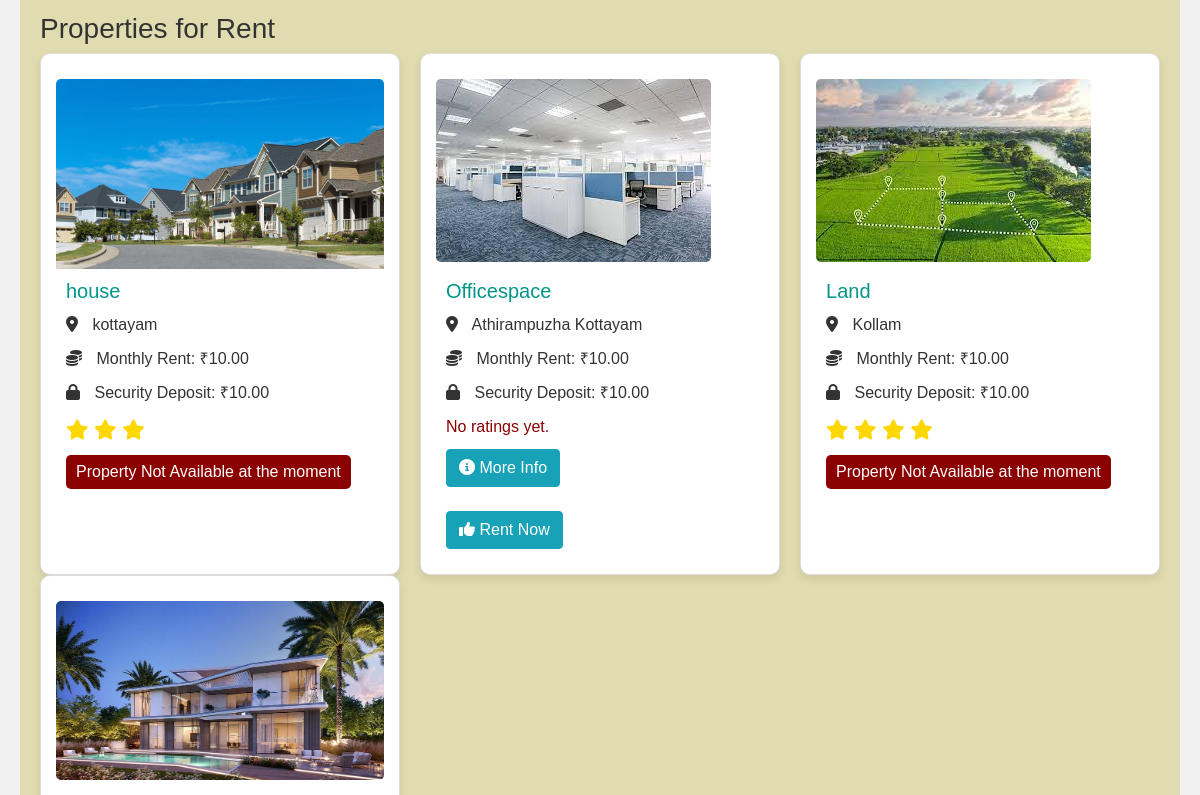
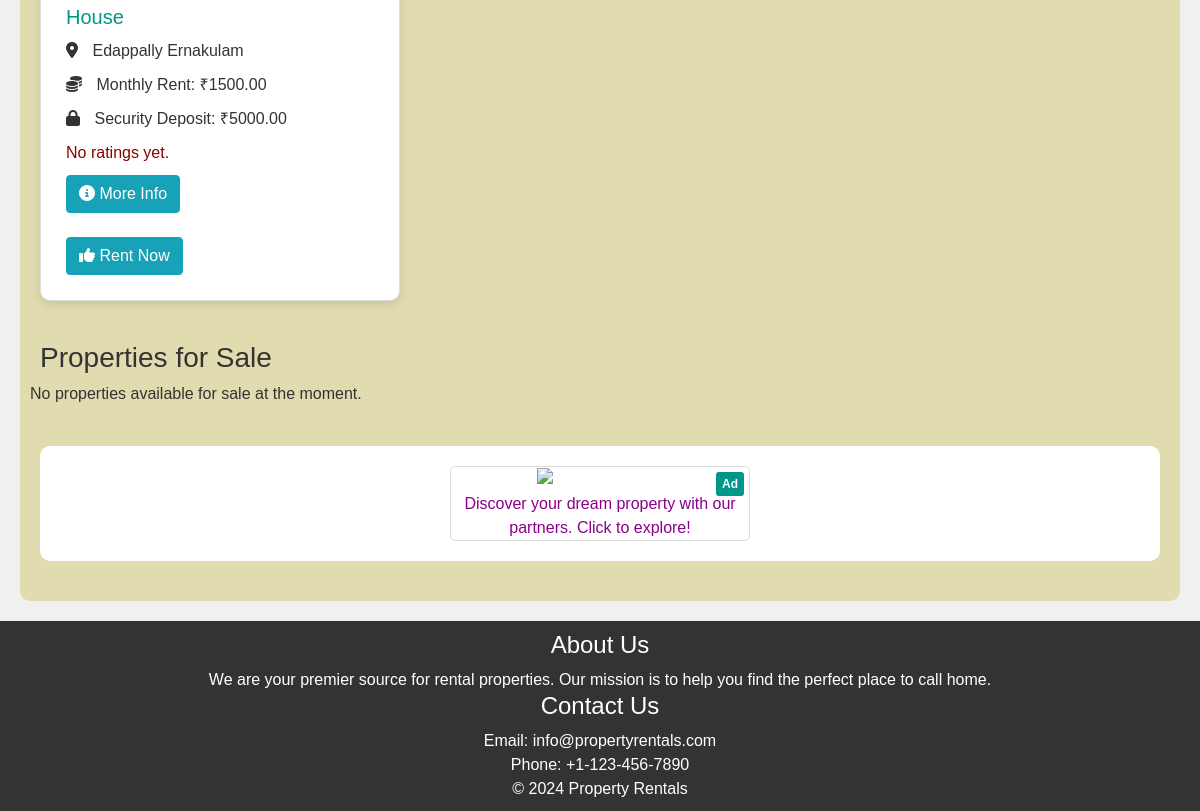
/ (lower part), run on an earlier commit of the app's database (2 pictures, top to bottom).
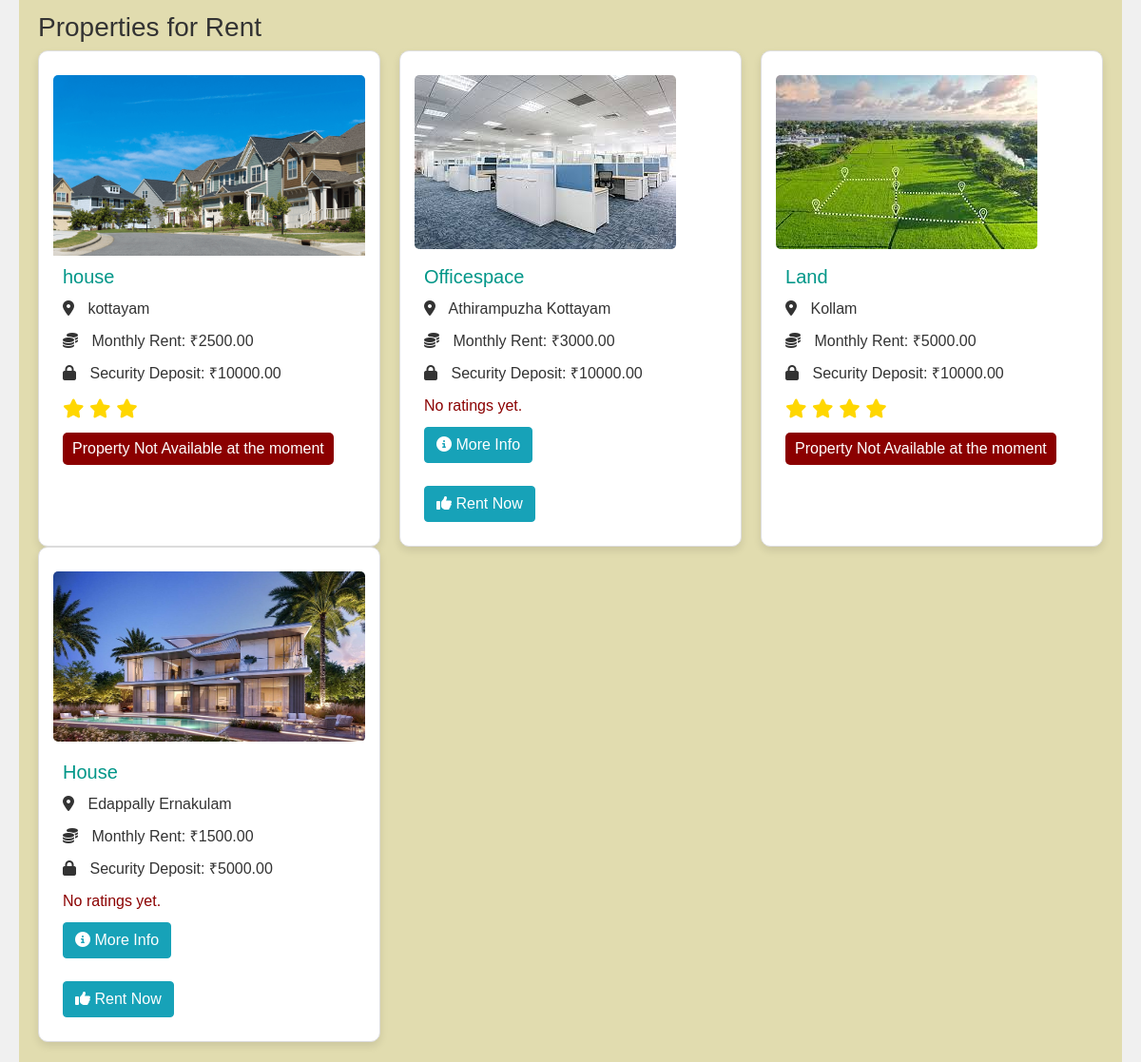
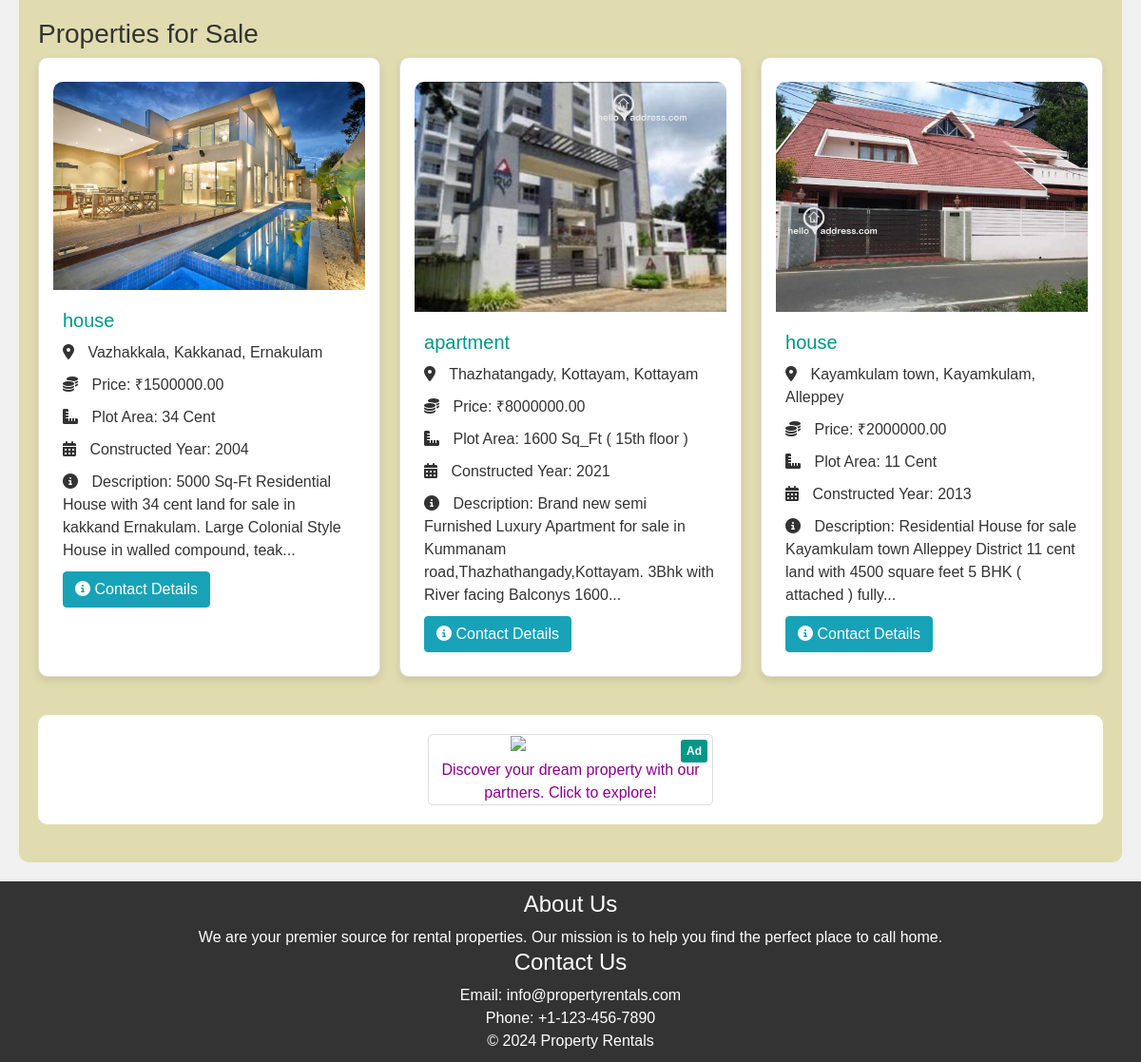
And on a later commit of the database (2 pictures, top to bottom).
### rental/models.py (models this page shows, shortened)
class PropertyImage(models.Model):
    property = models.ForeignKey(Property, on_delete=models.CASCADE)
    category = models.CharField(max_length=20)  # Add a category field
    image = models.ImageField(upload_to='property_images/')

class Property(models.Model):
    property_owner = models.ForeignKey(
        get_user_model(),
        on_delete=models.CASCADE
    )
    property_type = models.CharField(max_length=20, choices=[('apartment', 'Apartment'), ('house', 'House'), ('office', 'Office')])
    address = models.CharField(max_length=255)
    monthly_rent = models.DecimalField(max_digits=10, decimal_places=2)
    security_deposit = models.DecimalField(max_digits=10, decimal_places=2)
    lease_duration = models.CharField(max_length=20, choices=[('1 year', '1 Year'), ('month-to-month', 'Month-to-Month')])
    availability_date = models.DateField()
    APPROVAL_CHOICES = [
        ('pending', 'Pending'),
        ('approved', 'Approved'),
        ('rejected', 'Rejected'),
    ]
    approval_status = models.CharField(
        max_length=20,
        choices=APPROVAL_CHOICES,
        default='pending',
    )
    deleted = models.BooleanField(default=False)

class Propertysell(models.Model):
    PROPERTY_TYPES = [
        ('house', 'House'),
        ('apartment', 'Apartment'),
    ]
    VERIFICATION_CHOICES = [
        ('pending', 'Pending'),
        ('verified', 'Verified'),
        ('rejected', 'Rejected'),
    ]
    user_profile = models.ForeignKey(UserProfile, on_delete=models.CASCADE)
    property_type = models.CharField(max_length=20, choices=PROPERTY_TYPES)
    address = models.CharField(max_length=255)
    sale_price = models.DecimalField(max_digits=10, decimal_places=2)
    description = models.TextField()
    amenities = models.TextField()
    contact_information = models.CharField(max_length=100)
    property_images = models.ImageField(upload_to='property_images/')
    ownership = models.CharField(max_length=20)
    plot_area = models.CharField(max_length=20)
    constructed_year = models.IntegerField()
    ready_to_move = models.BooleanField(default=False)
    state = models.CharField(max_length=100)
    district = models.CharField(max_length=100)
    town = models.CharField(max_length=100)
    locality = models.CharField(max_length=100)
    street = models.CharField(max_length=100)
    verification_status = models.CharField(max_length=20, choices=VERIFICATION_CHOICES, default='pending')

### rental/views.py (the view)
# urls.py: path('', views.index, name='index'),
def index(request):
    filtered_properties = Property.objects.filter(approval_status='Approved')
    properties_for_sale = Propertysell.objects.all()
    property_type = request.GET.get('property_type')
    min_rent = request.GET.get('min_rent')
    max_rent = request.GET.get('max_rent')
    filter_params = Q()
    if property_type:
        filter_params &= Q(property_type=property_type)
    if min_rent:
        filter_params &= Q(monthly_rent__gte=min_rent)
    if max_rent:
        filter_params &= Q(monthly_rent__lte=max_rent)
    filtered_properties = filtered_properties.filter(filter_params)
    for property in filtered_properties:
        property.is_rental_request_accepted = property.rentalrequest_set.filter(status='Accepted').exists()
        property.latest_rating = PropertyFeedback.objects.filter(property=property).aggregate(Avg('rating'))['rating__avg']
    context = {
        'properties': filtered_properties,
        'properties_for_sale': properties_for_sale,
    }
    return render(request, 'index.html', context)

### templates/index.html (shortened to what the changed rows need)
{% load static %}
<!DOCTYPE html>
<html>
<head>
    <link rel="stylesheet" href="https://maxcdn.bootstrapcdn.com/bootstrap/4.5.2/css/bootstrap.min.css">
    <link rel="stylesheet" href="https://cdnjs.cloudflare.com/ajax/libs/font-awesome/6.2.0/css/all.min.css">
</head>
<body >
<main>
<div class="section">
    <div class="property-list">
        {% for property in properties %}
            <div class="property-card">
                <div class="carousel slide" data-ride="carousel">
                    <div class="carousel-inner">
                        {% for image in property.propertyimage_set.all %}
                            <div class="carousel-item {% if forloop.first %}active{% endif %}">
                                <img src="{{ image.image.url }}" alt="{{ property.property_name }}">
                            </div>
                        {% endfor %}
                    </div>
                </div>
                <div class="property-details">
                    <h4>{{ property.property_type }}</h4>
                    <p><i class="fas fa-map-marker-alt"></i> {{ property.address }}</p>
                    <p><i class="fas fa-coins"></i> Monthly Rent: ₹{{ property.monthly_rent }}</p>
                    <p><i class="fas fa-lock"></i> Security Deposit: ₹{{ property.security_deposit }}</p>
                    <div class="property-rating">
                        {% if property.latest_rating %}
                            {% for i in 1|ljust:property.latest_rating %}
                                <i class="fas fa-star"></i>
                            {% endfor %}
                        {% else %}
                            <p style="color: #8b0000;">No ratings yet.</p>
                        {% endif %}
                    </div>
                    {% if property.is_rental_request_accepted %}
                    <p class="status not-available">Property Not Available at the moment</p><br>
                {% else %}
                    <a href="{% url 'property_detail' property.id %}" class="btn btn-info">
                        <i class="fas fa-info-circle"></i> More Info
                    </a>
                   <br><br> <a href="{% url 'login' %}" class="btn btn-info">
                        <i class="fas fa-thumbs-up"></i> Rent Now
                    </a>
                {% endif %}
                </div>
            </div>
        {% endfor %}
    </div>
</div>
<div class="section">
    <div class="property-list">
        {% for property in properties_for_sale %}
            <div class="property-card">
                <div class="property-image">
                    <img src="{{ property.property_images.url }}" alt="Property Image">
                </div>
                <div class="property-details">
                    <h4>{{ property.property_type }}</h4>
                    <p><i class="fas fa-map-marker-alt"></i> {{ property.address }}</p>
                    <p><i class="fas fa-coins"></i> Price: ₹{{ property.sale_price }}</p>
                    <p><i class="fas fa-ruler-combined"></i> Plot Area: {{ property.plot_area }}</p>
                    <p><i class="fas fa-calendar-alt"></i> Constructed Year: {{ property.constructed_year }}</p>
                    <p><i class="fas fa-info-circle"></i> Description: {{ property.description }}</p>
                    <a href="{% url 'login' %}" class="btn btn-info">
                        <i class="fas fa-info-circle"></i> Contact Details
                    </a>
                </div>
            </div>
        {% endfor %}
        {% if properties_for_sale.count == 0 %}
            <p>No properties available for sale at the moment.</p>
        {% endif %}
    </div>
</div>
</main>
</body>
</html>

What changed in the data, as far as the page shows it:
changed Property "house": monthly_rent "10.00" → "2500.00"; security_deposit "10.00" → "10000.00"
changed Property "Officespace": monthly_rent "10.00" → "3000.00"; security_deposit "10.00" → "10000.00"
changed Property "Land": monthly_rent "10.00" → "5000.00"; security_deposit "10.00" → "10000.00"
added Propertysell: property_images (picture), property_type "house", address "Vazhakkala, Kakkanad, Ernakulam", sale_price "1500000.00", plot_area "34 Cent", constructed_year "2004", description "5000 Sq-Ft Residential House with 34 cent land for sale in kakkand Ernakulam. Large Colonial Style House in walled compound, teak..."
added Propertysell: property_images (picture), property_type "apartment", address "Thazhatangady, Kottayam, Kottayam", sale_price "8000000.00", plot_area "1600 Sq_Ft ( 15th floor )", constructed_year "2021", description "Brand new semi Furnished Luxury Apartment for sale in Kummanam road,Thazhathangady,Kottayam. 3Bhk with River facing Balconys 1600..."
added Propertysell: property_images (picture), property_type "house", address "Kayamkulam town, Kayamkulam, Alleppey", sale_price "2000000.00", plot_area "11 Cent", constructed_year "2013", description "Residential House for sale Kayamkulam town Alleppey District 11 cent land with 4500 square feet 5 BHK ( attached ) fully..."
Also different on the page:
text no longer shown: "No properties available for sale at the moment."
